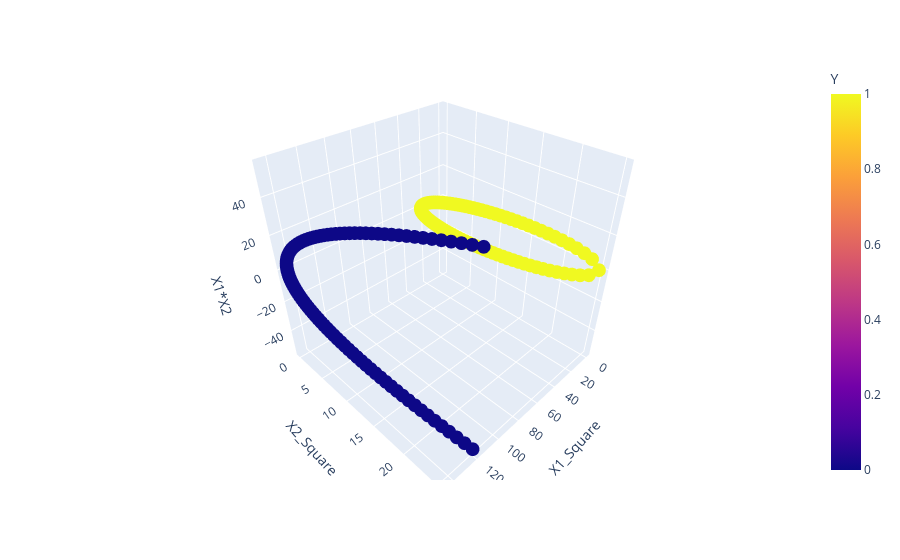

Notebook code cell kept with this figure:
### Code cell
fig = px.scatter_3d(df, x='X1_Square',y='X2_Square', z='X1*X2',color='Y')

fig.show()

### Figure 1 — Plotly figure (JSON) as saved in the notebook; plotly's stock layout.template omitted (floating-point values rounded to 4 significant figures; data arrays with more than 128 entries replaced by an {"elided": "..."} marker saying what was removed)
{"data": [{"hovertemplate": "X1_Square=%{x}<br>X2_Square=%{y}<br>X1*X2=%{z}<br>Y=%{marker.color}<extra></extra>", "legendgroup": "", "marker": {"color": {"elided": "400 int values"}, "coloraxis": "coloraxis", "symbol": "circle"}, "mode": "markers", "name": "", "scene": "scene", "showlegend": false, "type": "scatter3d", "x": {"elided": "400 float values"}, "y": {"elided": "400 float values"}, "z": {"elided": "400 float values"}}], "layout": {"coloraxis": {"colorbar": {"title": {"text": "Y"}}, "colorscale": [[0, "#0d0887"], [0.1111, "#46039f"], [0.2222, "#7201a8"], [0.3333, "#9c179e"], [0.4444, "#bd3786"], [0.5556, "#d8576b"], [0.6667, "#ed7953"], [0.7778, "#fb9f3a"], [0.8889, "#fdca26"], [1, "#f0f921"]]}, "legend": {"tracegroupgap": 0}, "margin": {"t": 60}, "scene": {"domain": {"x": [0, 1], "y": [0, 1]}, "xaxis": {"title": {"text": "X1_Square"}}, "yaxis": {"title": {"text": "X2_Square"}}, "zaxis": {"title": {"text": "X1*X2"}}}}}
